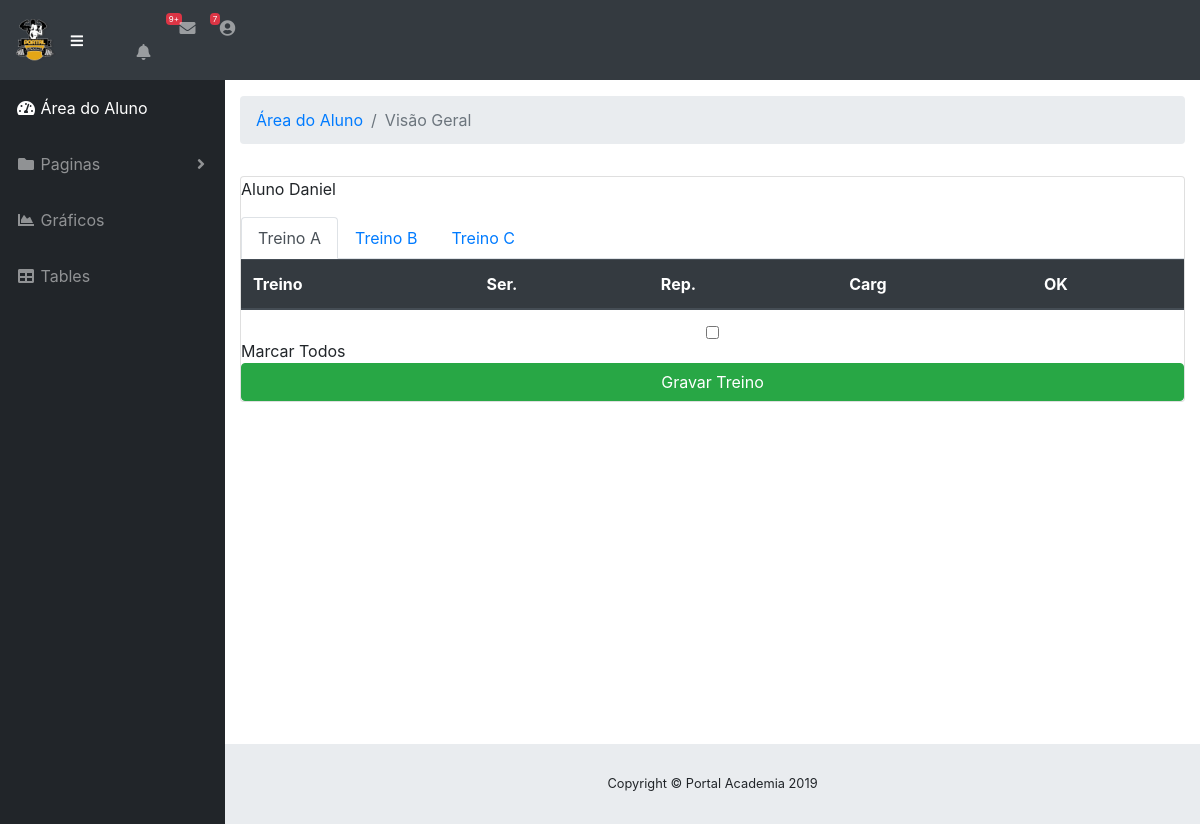
The app's page /areaaluno.php, older data.
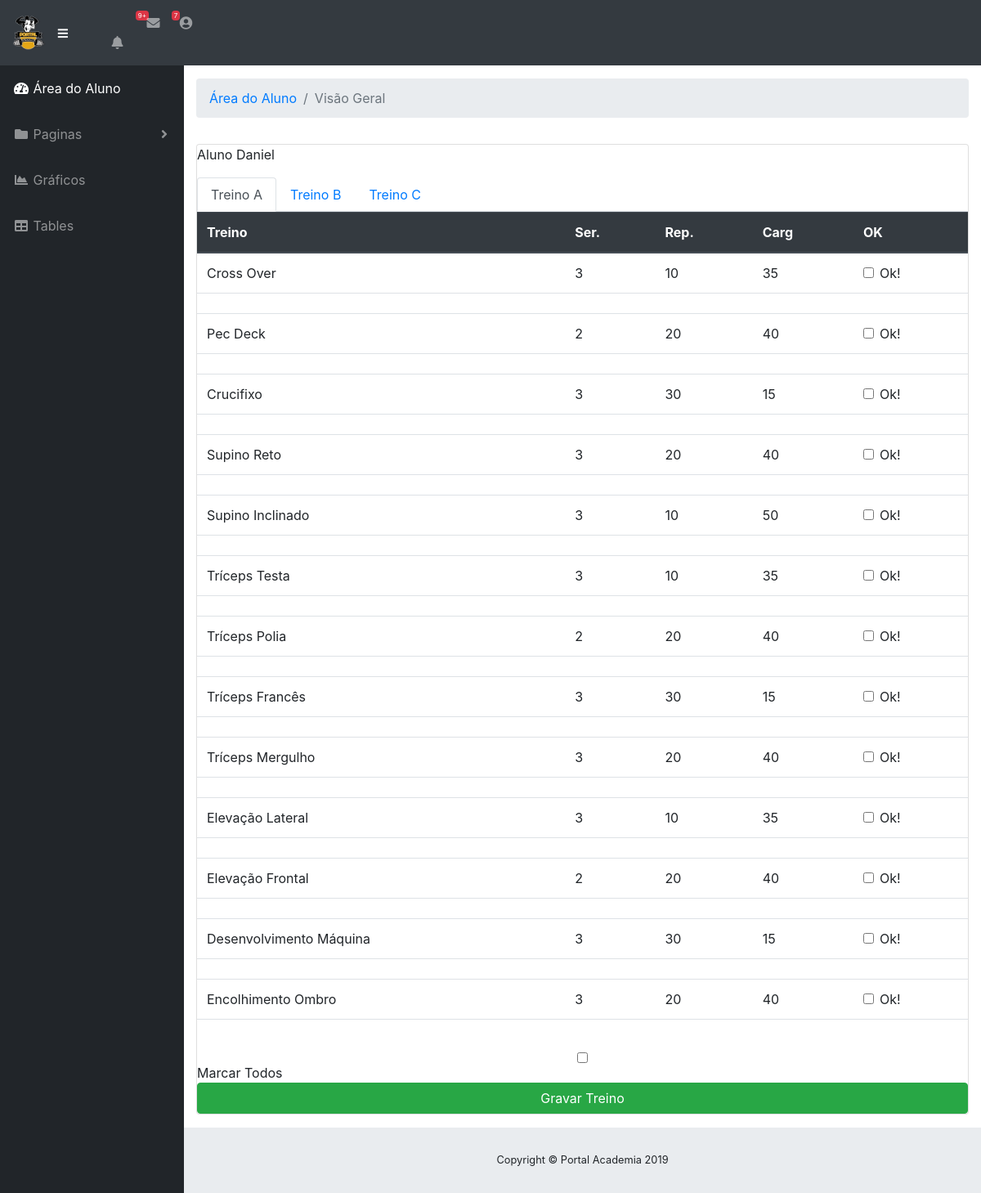
The same page, newer data.
### tables this page shows
create table `treino` (
  `id` int primary key not null auto_increment,
  `data` date default null,
  `carga` int(11) default null,
  `repeticao` int(11) default null,
  `serie` int(11) default null,
  `fk_grupo_id` int not null,
  `fk_usuario_id` int not null,
  `fk_tipo_id` int not null,
  foreign key (fk_grupo_id) references grupo(id),
  foreign key (fk_usuario_id) references usuario(id),
  foreign key (fk_tipo_id) references tipo(id)
);

create table `tipo` (
  `id` int primary key not null auto_increment,
  `nomet` varchar(40) not null,
  `imagem` varchar(6) not null,
  `fk_grupo_id` int not null,
  foreign key (fk_grupo_id) references grupo(id)
);

### funcoes/tabela_aluno.php (the view, shortened to what this page needs)
<?php include 'conn.php'; ?>
<div class='table-responsive'>
  <p>Aluno Daniel</p>
  <ul class="nav nav-tabs" id="myTab" role="tablist">
    <li class="nav-item">
      <a class="nav-link active" id="A-tab" data-toggle="tab" href="#A" role="tab" aria-controls="home" aria-selected="true">Treino A</a>
    </li>
    <li class="nav-item">
      <a class="nav-link" id="B-tab" data-toggle="tab" href="#B" role="tab" aria-controls="profile" aria-selected="false">Treino B</a>
    </li>
    <li class="nav-item">
      <a class="nav-link" id="C-tab" data-toggle="tab" href="#C" role="tab" aria-controls="contact" aria-selected="false">Treino C</a>
    </li>
  </ul>
  <div class="tab-content" id="myTabContent">
    <div class="tab-pane fade show active" id="A" role="tabpanel" aria-labelledby="home-tab">
        <?php preencheTabela(1, 1, $conn); ?>
    </div>
  </div>
</div>
<input type="checkbox" onClick="toggle(this)" /> Marcar Todos<br/>
<button type="button" class="btn btn-success">Gravar Treino</button>
<?php
function carregaLinha ($nomet, $nomeg, $serie, $repeticao, $carga, $caminho, $id_tipo){
    $a = "<tr data-toggle='collapse' data-target='#accordion$id_tipo' class='clickable'>
      <td>$nomet</td>
      <td>$serie</td>
      <td>$repeticao</td>
      <td>$carga</td>
      <td>
        <div class='form-check'>
          <label class='form-check-label'>
            <input type='checkbox' class='form-check-input' value='' name='pago'>Ok!
          </label>
        </div>
      </td>
    </tr>
    <tr>
      <td colspan='5'>
        <div id='accordion$id_tipo' align='center' class='collapse'>
          <img align='center' src='$caminho' alt='' height='300' width='300'/>
        </div>
      </td>
    </tr>";
    return $a;
}
function preencheTabela($idAluno, $grupo, $conn) {
      echo "
      <table class='table'>
        <thead class='thead-dark'>
          <tr>
            <th>Treino</th>
            <th>Ser.</th>
            <th>Rep.</th>
            <th>Carg</th>
            <th>OK</th>
          </tr>
        </thead>
        <tbody>";
      $select = "SELECT tp.nomet, tp.imagem, t.carga, t.repeticao, t.serie, tp.id as 'idt', u.id, SUBSTRING(UPPER(g.nomeg), 1, 4) as 'grupo' FROM tipo tp, treino t, usuario u, grupo g WHERE t.fk_tipo_id = tp.id and t.fk_usuario_id = u.id and t.fk_grupo_id = g.Id and t.fk_usuario_id = 1 and g.grupo = $grupo
      ";
    $resultado 	= $conn->query($select);
    if ($resultado->num_rows > 0) {
      while($linha = $resultado->fetch_assoc()) {
        $nomet = $linha['nomet'];
        $nomeg = $linha['grupo'];
        $serie = $linha['serie'];
        $repeticao = $linha['repeticao'];
        $carga = $linha['carga'];
        $imagem = $linha["imagem"];
        $caminho = "./gif/$nomeg/$imagem.gif";
        $id_tipo = $linha["idt"];
        $l = carregaLinha ($nomet, $nomeg, $serie, $repeticao, $carga, $caminho, $id_tipo);
        echo $l;
      }
    }
    echo  "</tbody> </table> ";
}
?>

Row changes from the older to the newer data that the page shows:
now on this page (row unchanged): treino: fk_tipo.nomet "Cross Over", serie "3", repeticao "10", carga "35"
now on this page (row unchanged): treino: fk_tipo.nomet "Pec Deck", fk_tipo "2", repeticao "20", carga "40"
now on this page (row unchanged): treino: fk_tipo.nomet "Crucifixo", fk_tipo "3", repeticao "30", carga "15"
now on this page (row unchanged): treino: fk_tipo.nomet "Supino Reto", serie "3", repeticao "20", carga "40"
now on this page (row unchanged): treino: fk_tipo.nomet "Supino Inclinado", serie "3", repeticao "10", carga "50"
now on this page (row edited): treino: fk_tipo.nomet "Tríceps Testa", serie "3", repeticao "10", carga "35"
now on this page (row edited): treino: fk_tipo.nomet "Tríceps Polia", serie "2", repeticao "20", carga "40"
now on this page (row edited): treino: fk_tipo.nomet "Tríceps Francês", serie "3", repeticao "30", carga "15"
added treino: fk_tipo.nomet "Tríceps Mergulho", serie "3", repeticao "20", carga "40"
added treino: fk_tipo.nomet "Elevação Lateral", serie "3", repeticao "10", carga "35"
added treino: fk_tipo.nomet "Elevação Frontal", serie "2", repeticao "20", carga "40"
added treino: fk_tipo.nomet "Desenvolvimento Máquina", serie "3", repeticao "30", carga "15"
added treino: fk_tipo.nomet "Encolhimento Ombro", serie "3", repeticao "20", carga "40"
